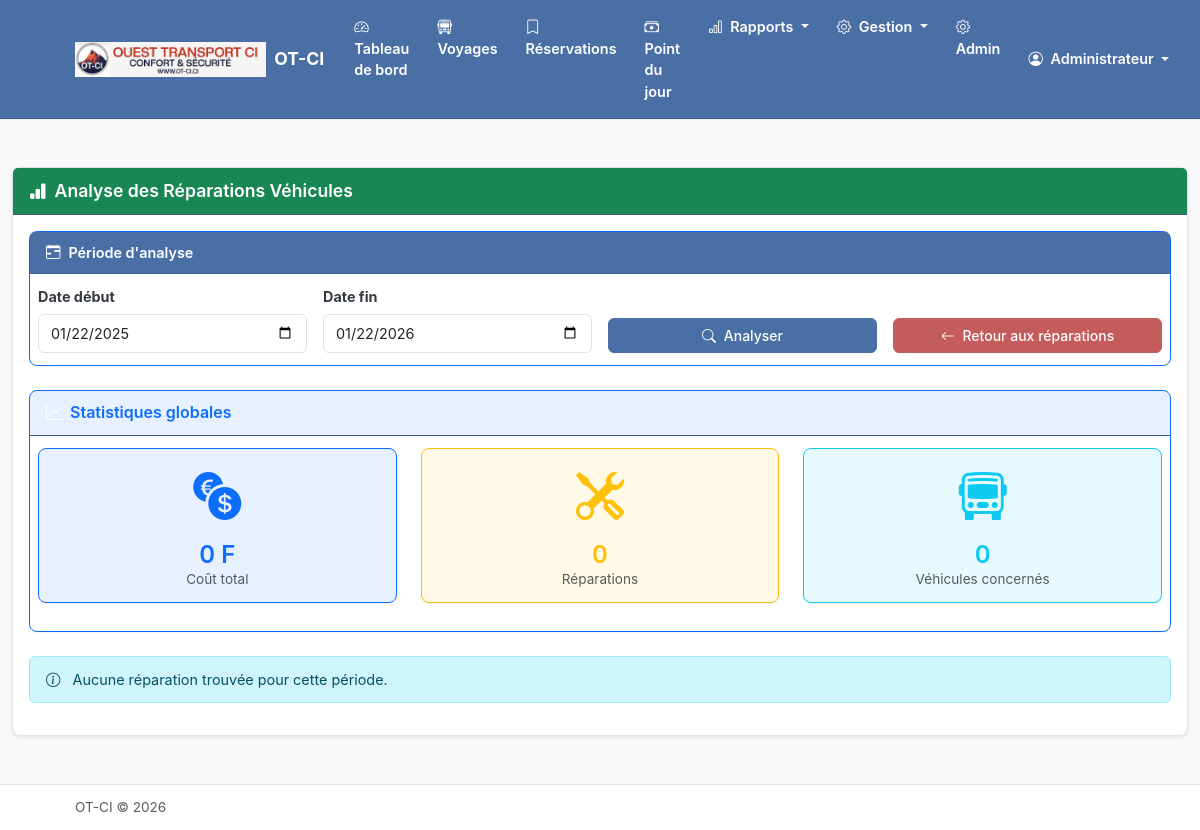
Page /vehicules/rapport/ (signed in) on the committed database.
### apps/compagnie/models.py (models this page shows, shortened)
class Compagnie(models.Model):
    nom = models.CharField(max_length=200, verbose_name="Nom de la compagnie")
    logo = models.ImageField(
        upload_to='logos/',
        blank=True,
        null=True,
        verbose_name="Logo"
    )
    nom_pdg = models.CharField(max_length=200, verbose_name="Nom du PDG")
    adresse = models.TextField(blank=True, verbose_name="Adresse")
    telephone = models.CharField(max_length=20, blank=True, verbose_name="Téléphone")
    email = models.EmailField(blank=True, verbose_name="Email")
    date_creation = models.DateTimeField(auto_now_add=True)
    date_modification = models.DateTimeField(auto_now=True)
    class Meta:
        verbose_name = "Compagnie"
        verbose_name_plural = "Compagnie"
    @classmethod
    def get_instance(cls):
        return cls.objects.first()

### apps/personnel/models.py (models this page shows, shortened)
class Utilisateur(AbstractUser):
    ROLE_CHOICES = [
        ('pdg', 'PDG'),
        ('super_admin', 'Super Administrateur'),
        ('manager', 'Manager'),
        ('chef_gare', 'Chef de Gare'),
        ('guichetier', 'Guichetier'),
    ]
    nom_complet = models.CharField(max_length=200, verbose_name="Nom complet")
    telephone = models.CharField(max_length=20, blank=True, verbose_name="Téléphone")
    role = models.CharField(
        max_length=20,
        choices=ROLE_CHOICES,
        default='guichetier',
        verbose_name="Rôle"
    )
    gare = models.ForeignKey(
        'gares.Gare',
        on_delete=models.SET_NULL,
        null=True,
        blank=True,
        related_name='utilisateurs',
        verbose_name="Gare"
    )
    actif = models.BooleanField(default=True, verbose_name="Actif")
    date_creation = models.DateTimeField(auto_now_add=True)
    date_modification = models.DateTimeField(auto_now=True)
    objects = UtilisateurManager()
    EMAIL_FIELD = 'email'
    USERNAME_FIELD = 'username'
    REQUIRED_FIELDS = ['nom_complet']
    class Meta:
        verbose_name = "Utilisateur"
        verbose_name_plural = "Utilisateurs"
        ordering = ['nom_complet']
    @property
    def is_super_admin(self):
        return self.role == 'super_admin'
    @property
    def has_global_access(self):
        return self.role in ['pdg', 'super_admin', 'manager']

### apps/vehicules/views.py (the view, shortened to what this page needs)
# urls.py: path('rapport/', views.RapportReparationsView.as_view(), name='rapport_reparations'),
class RapportReparationsView(AdminRequiredMixin, TemplateView):
    template_name = 'vehicules/rapport_reparations.html'
    def get_context_data(self, **kwargs):
        context = super().get_context_data(**kwargs)
        date_debut = self.request.GET.get('date_debut')
        date_fin = self.request.GET.get('date_fin')
        if not date_debut:
            date_debut = (datetime.now() - timedelta(days=365)).strftime('%Y-%m-%d')
        if not date_fin:
            date_fin = datetime.now().strftime('%Y-%m-%d')
        context['date_debut'] = date_debut
        context['date_fin'] = date_fin
        reparations = ReparationVehicule.objects.filter(
            date_reparation__gte=date_debut,
            date_reparation__lte=date_fin
        )
        context['cout_total'] = reparations.aggregate(total=Sum('montant'))['total'] or 0
        context['nb_reparations'] = reparations.count()
        context['nb_vehicules'] = reparations.values('vehicule').distinct().count()
        vehicules_stats = []
        for vehicule in Vehicule.objects.all():
            reparations_vehicule = reparations.filter(vehicule=vehicule)
            cout_total = reparations_vehicule.aggregate(total=Sum('montant'))['total'] or 0
            nb_reparations = reparations_vehicule.count()
        vehicules_stats.sort(key=lambda x: x['cout_total'], reverse=True)
        context['vehicules_stats'] = vehicules_stats
        types_stats = []
        cout_total_types = context['cout_total']
        for type_rep in TypeReparation.objects.filter(actif=True):
            cout = reparations.filter(type_reparation=type_rep).aggregate(total=Sum('montant'))['total'] or 0
        context['types_stats'] = types_stats
        context['vehicules_critiques'] = [v for v in vehicules_stats if v['niveau_alerte'] == 'critique']
        return context

### templates/vehicules/rapport_reparations.html (shortened to what this page needs)
{% extends 'base.html' %}
{% load humanize %}
{% block content %}
<div class="container-fluid py-4">
    <div class="card shadow-sm">
        <div class="card-header bg-success text-white">
            <h4 class="mb-0">
                <i class="bi bi-bar-chart-fill me-2"></i>Analyse des Réparations Véhicules
            </h4>
        </div>
        <div class="card-body">
            <div class="card mb-4 border-primary">
                <div class="card-header text-white">
                    <h6 class="mb-0"><i class="bi bi-calendar-range me-2"></i>Période d'analyse</h6>
                </div>
                <div class="card-body">
                    <form method="get" class="row g-3">
                        <div class="col-md-3">
                            <label class="form-label fw-bold">Date début</label>
                            <input type="date" name="date_debut" class="form-control" value="{{ date_debut }}" required>
                        </div>
                        <div class="col-md-3">
                            <label class="form-label fw-bold">Date fin</label>
                            <input type="date" name="date_fin" class="form-control" value="{{ date_fin }}" required>
                        </div>
                        <div class="col-md-3 d-flex align-items-end">
                            <button type="submit" class="btn btn-primary w-100">
                                <i class="bi bi-search me-1"></i> Analyser
                            </button>
                        </div>
                        <div class="col-md-3 d-flex align-items-end">
                            <a href="{% url 'vehicules:reparation_list' %}" class="btn btn-danger text-white w-100">
                                <i class="bi bi-arrow-left me-1"></i> Retour aux réparations
                            </a>
                        </div>
                    </form>
                </div>
            </div>
            <div class="card mb-4 border-primary">
                <div class="card-header bg-primary bg-opacity-10">
                    <h5 class="mb-0 text-primary"><i class="bi bi-graph-up me-2"></i>Statistiques globales</h5>
                </div>
                <div class="card-body">
                    <div class="row text-center">
                        <div class="col-md-4 mb-3">
                            <div class="card bg-primary bg-opacity-10 border-primary">
                                <div class="card-body">
                                    <i class="bi bi-currency-exchange text-primary" style="font-size: 3rem;"></i>
                                    <h2 class="mt-2 mb-0 text-primary">{{ cout_total|floatformat:0|intcomma }} F</h2>
                                    <p class="text-muted mb-0">Coût total</p>
                                </div>
                            </div>
                        </div>
                        <div class="col-md-4 mb-3">
                            <div class="card bg-warning bg-opacity-10 border-warning">
                                <div class="card-body">
                                    <i class="bi bi-tools text-warning" style="font-size: 3rem;"></i>
                                    <h2 class="mt-2 mb-0 text-warning">{{ nb_reparations }}</h2>
                                    <p class="text-muted mb-0">Réparations</p>
                                </div>
                            </div>
                        </div>
                        <div class="col-md-4 mb-3">
                            <div class="card bg-info bg-opacity-10 border-info">
                                <div class="card-body">
                                    <i class="bi bi-bus-front text-info" style="font-size: 3rem;"></i>
                                    <h2 class="mt-2 mb-0 text-info">{{ nb_vehicules }}</h2>
                                    <p class="text-muted mb-0">Véhicules concernés</p>
                                </div>
                            </div>
                        </div>
                    </div>
                </div>
            </div>
            {% if not vehicules_stats %}
            <div class="alert alert-info">
                <i class="bi bi-info-circle me-2"></i>
                Aucune réparation trouvée pour cette période.
            </div>
            {% endif %}
        </div>
    </div>
</div>
{% endblock %}

### templates/base.html (shortened to what this page needs)
{% load static %}
<!DOCTYPE html>
<html lang="fr">
<head>
    <link href="https://cdn.jsdelivr.net/npm/bootstrap@5.3.2/dist/css/bootstrap.min.css" rel="stylesheet">
    <link href="https://cdn.jsdelivr.net/npm/bootstrap-icons@1.11.1/font/bootstrap-icons.css" rel="stylesheet">
    <link href="{% static 'css/custom.css' %}" rel="stylesheet">
</head>
<body>
    <nav class="navbar navbar-expand-lg navbar-dark sticky-top">
        <div class="container">
            <a class="navbar-brand d-flex align-items-center" href="{% url 'guichet:dashboard' %}">
                {% if compagnie and compagnie.logo %}
                    <img src="{{ compagnie.logo.url }}" alt="Logo" height="35" class="me-2">
                {% endif %}
                <span>{% if compagnie %}{{ compagnie.nom }}{% else %}Gestion Billetterie{% endif %}</span>
            </a>
            <div class="collapse navbar-collapse" id="navbarNav">
                {% if user.is_authenticated %}
                <ul class="navbar-nav me-auto">
                    <li class="nav-item">
                        <a class="nav-link {% if request.resolver_match.url_name == 'dashboard' %}active{% endif %}"
                           href="{% url 'guichet:dashboard' %}">
                            <i class="bi bi-speedometer2 me-1"></i> Tableau de bord
                        </a>
                    </li>
                    <li class="nav-item">
                        <a class="nav-link {% if request.resolver_match.url_name == 'voyage_list' %}active{% endif %}"
                           href="{% url 'guichet:voyage_list' %}">
                            <i class="bi bi-bus-front me-1"></i> Voyages
                        </a>
                    </li>
                    <li class="nav-item">
                        <a class="nav-link {% if request.resolver_match.url_name == 'reservations' %}active{% endif %}"
                           href="{% url 'guichet:reservations' %}">
                            <i class="bi bi-bookmark me-1"></i> Réservations
                        </a>
                    </li>
                    <li class="nav-item">
                        <a class="nav-link {% if 'comptabilite' in request.path %}active{% endif %}"
                           href="{% url 'comptabilite:point_journalier' %}">
                            <i class="bi bi-cash-stack me-1"></i> Point du jour
                        </a>
                    </li>
                    <li class="nav-item dropdown">
                        <a class="nav-link dropdown-toggle" href="#" data-bs-toggle="dropdown">
                            <i class="bi bi-bar-chart me-1"></i> Rapports
                        </a>
                    </li>
                    <li class="nav-item dropdown">
                        <a class="nav-link dropdown-toggle" href="#" data-bs-toggle="dropdown">
                            <i class="bi bi-gear me-1"></i> Gestion
                        </a>
                    </li>
                    {% if user.is_superuser %}
                    <li class="nav-item">
                        <a class="nav-link" href="{% url 'admin:index' %}">
                            <i class="bi bi-gear me-1"></i> Admin
                        </a>
                    </li>
                    {% endif %}
                </ul>
                <ul class="navbar-nav">
                    <li class="nav-item dropdown">
                        <a class="nav-link dropdown-toggle" href="#" data-bs-toggle="dropdown">
                            <i class="bi bi-person-circle me-1"></i>
                            {{ user.nom_complet|default:user.username }}
                        </a>
                    </li>
                </ul>
                {% endif %}
            </div>
        </div>
    </nav>
    <main class="py-4">
        {% block content %}{% endblock %}
    </main>
    <footer class="py-3 mt-auto border-top bg-white">
        <div class="container">
            <div class="d-flex justify-content-between align-items-center">
                <span class="text-muted">
                    {% if compagnie %}{{ compagnie.nom }}{% else %}Gestion Billetterie{% endif %} &copy; {% now "Y" %}
                </span>
            </div>
        </div>
    </footer>
</body>
</html>

### rows in the picture
Compagnie: logo (picture), nom "OT-CI"
Utilisateur: nom_complet "Administrateur"

### other values in the picture
{{ cout_total|floatformat:0|intcomma }} "0"
{{ nb_reparations }} "0"
{{ nb_vehicules }} "0"
